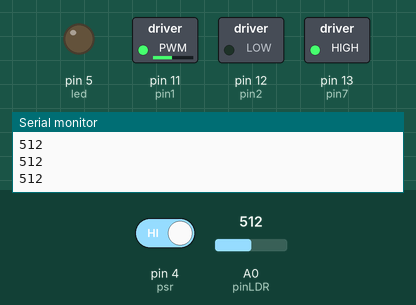
A sketch run on a simulated Arduino Uno, built with avr-gcc and run on an emulated ATmega328P. Shown: switched loads named in the sketch (green lamp = pin HIGH), output pins drawn as LEDs (lit = HIGH), the last lines printed to the serial monitor. Inputs (shaded band) come from the test bench; at power-on: A0 (pinLDR) = 512, pin 4 (psr) HIGH.

Above: at 1.3 s.
1.4 s: A0 (pinLDR) set to 716
At 2.2 s:
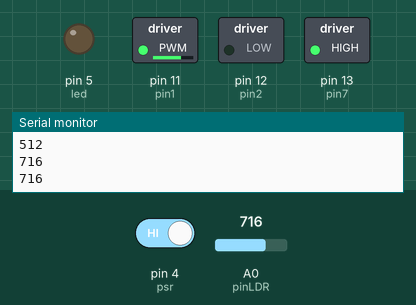
3.0 s: pin 4 (psr) driven LOW
At 3.5 s:
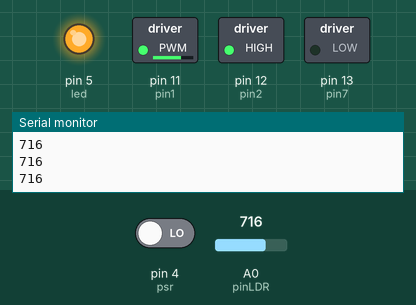
4.5 s: A0 (pinLDR) set to 900
At 5.7 s:
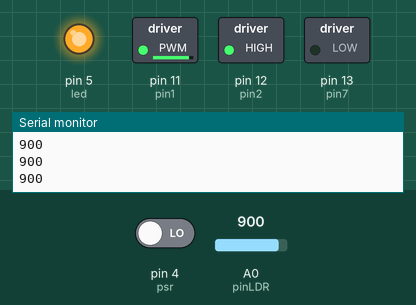
6.0 s: pin 4 (psr) driven HIGH
At 7.0 s:
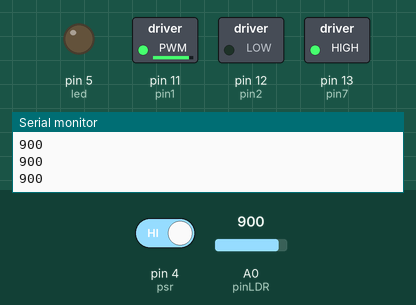
7.5 s: A0 (pinLDR) set to 984
At 8.2 s:
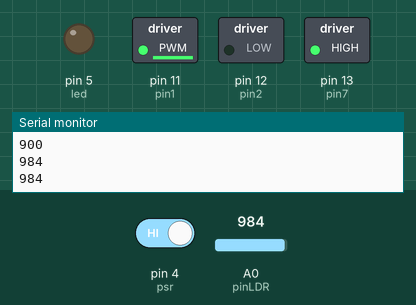
9.0 s: A0 (pinLDR) set to 994
At 9.4 s:
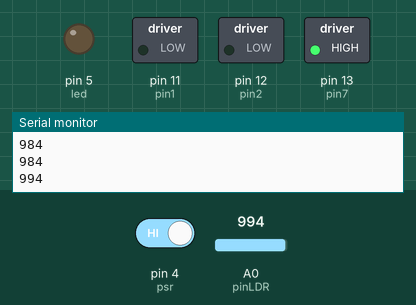
Timing chart, 0 to 11.5 s (numbered marks = the images above; inputs shaded):
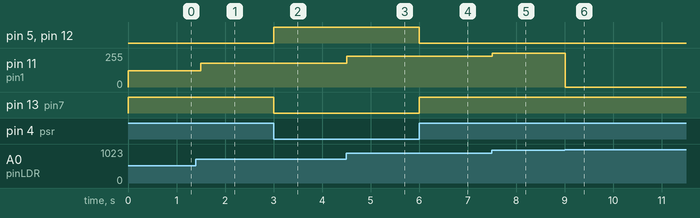

Measured:
- the behaviour switches between 993 and 994 on A0 (pinLDR) (found by bisection; images 5 and 6)
- after the input at 1.4 s, pin 11 (pin1): 121/255 → 178/255 after 0.10 s
- after the input at 3.0 s, pin 5 (led), pin 12 (pin2): LOW → HIGH at once; pin 13 (pin7): HIGH → LOW at once
- after the input at 4.5 s, pin 11 (pin1): 178/255 → 229/255 at once
- after the input at 6.0 s, pin 5 (led), pin 12 (pin2): HIGH → LOW at once; pin 13 (pin7): LOW → HIGH at once
- after the input at 7.5 s, pin 11 (pin1): 229/255 → 253/255 at once
- after the input at 9.0 s, pin 11 (pin1): 253/255 → 0/255 at once

The sketch:

LAB4.ino
```cpp
int pin1=11; //Para enviar el PWM
int pin2=12; //Entrada 2 del L293D
int pin7=13; //Entrada 7 del L293D
int VelBase= 200;// velocidad
int pinLDR=A0; //FotorResistenia
int valorfr;
int pwm1; //Variable del PWM 1
int pwm2; //Variable del PWM 2

int psr=4; //Pin donde se encuentra el pulsador, entrada
int led=5; //Pin donde se encuentra el LED, salida
int valpsr;
//
void setup()
{
   Serial.begin(9600);//Iniciando comunicación serial del Arduino
   pinMode(pin1,OUTPUT);
   pinMode(pin2,OUTPUT);
   pinMode(pin7,OUTPUT);
   pinMode(psr, INPUT);
   pinMode(led,OUTPUT);
}

void loop()
{
  //digitalWrite(pin1,HIGH);
  valorfr=analogRead(pinLDR);//A0
  //delay(100);
  valpsr=digitalRead(psr);//Lee el valor del pulsador-----el valor siempre es 1, es 0 cuando pulsamos el btn
  pwm1 = map(valorfr,79,990,0,255);
  pwm2 = map(valorfr,990,79,0,255);
  if (valpsr==LOW){
  //Pulsador oprimido

  digitalWrite(led,HIGH); //Enciende el LED
  digitalWrite(pin2,1); //1 derecha
  digitalWrite(pin7,0); //0
  analogWrite(pin1,pwm1);
  }else{
  digitalWrite(led,LOW); //Apaga el LED
  digitalWrite(pin2,0); //0 izquierda
  digitalWrite(pin7,1); //1
  analogWrite(pin1,pwm1);
  }
  //digitalWrite(pin15,pwm1);//der
  //digitalWrite(pin10,pwm2);//izq

 //Serial.println(valpsr);

 Serial.println(valorfr);
  delay(500);


  }
```
